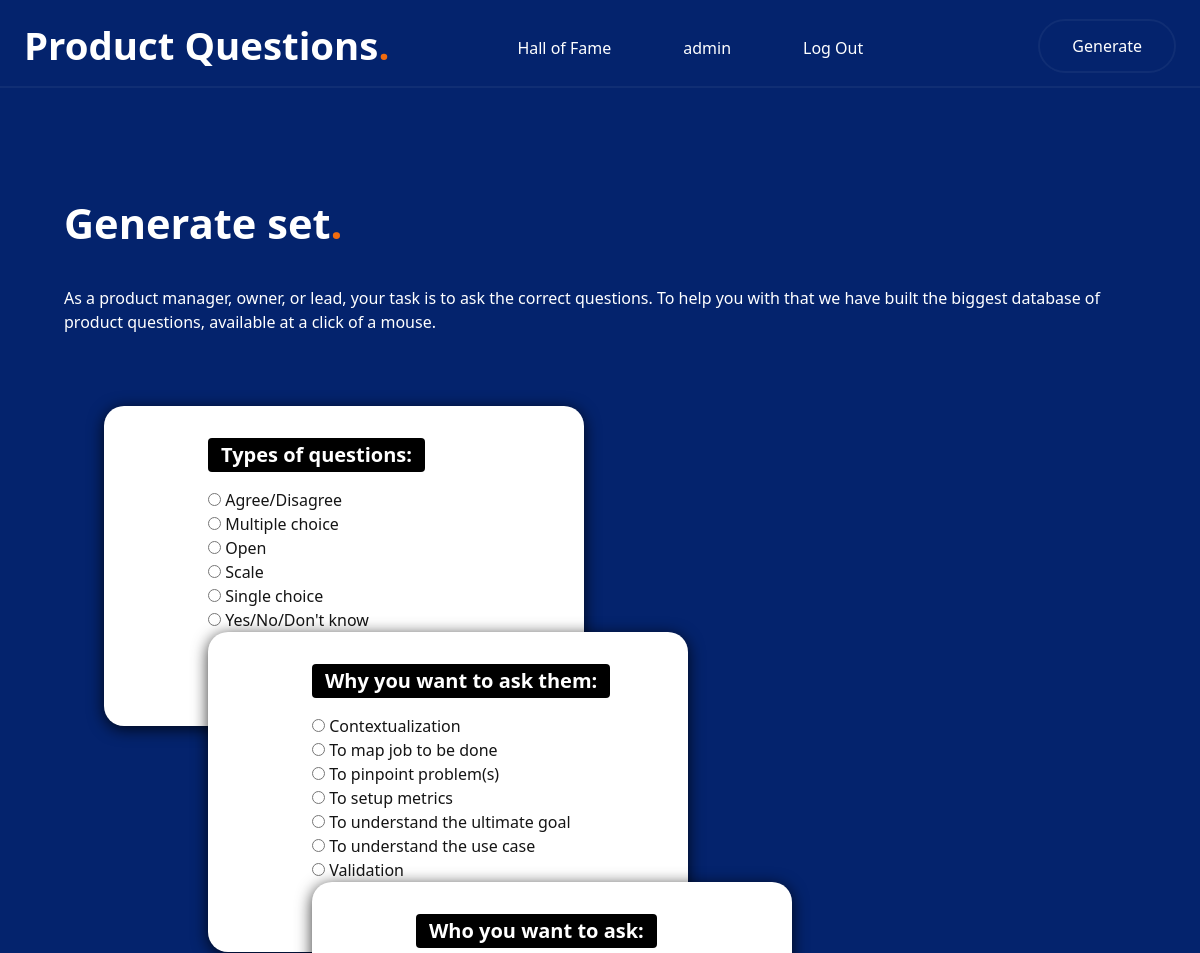
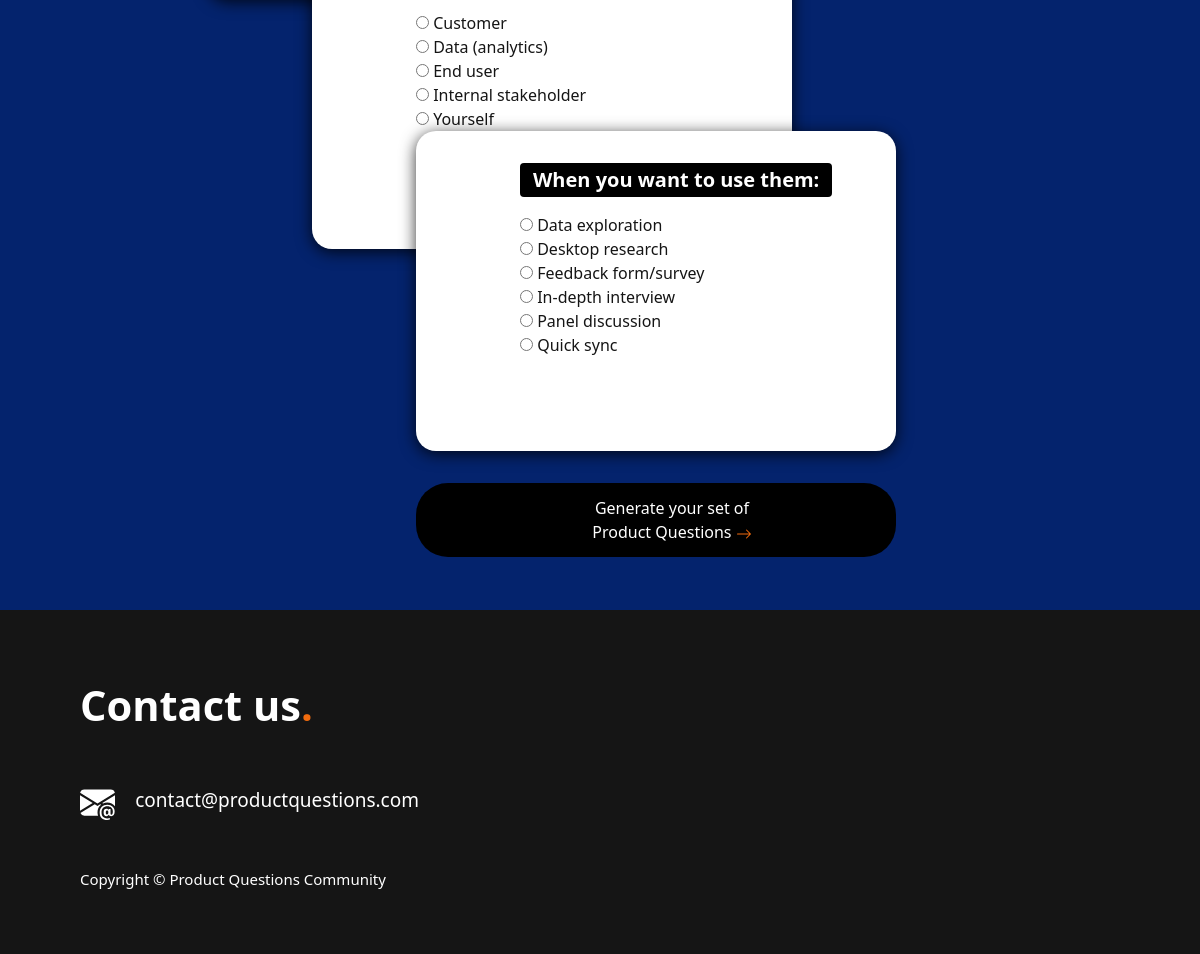
The app's page /generate (signed in) with its own data (2 pictures, top to bottom).
### PQ/models.py (models this page shows)
class User(AbstractUser):
    pass

class Type(models.Model):
    type = models.CharField(max_length=100)
    class Meta:
        ordering = ['type']
    def __str__(self):
        return self.type

class Why(models.Model):
    why = models.CharField(max_length=100)
    class Meta:
        ordering = ['why']
    def __str__(self):
        return self.why

class Who(models.Model):
    who = models.CharField(max_length=100)
    class Meta:
        ordering = ['who']
    def __str__(self):
        return self.who

class When(models.Model):
    when = models.CharField(max_length=100)
    class Meta:
        ordering = ['when']
    def __str__(self):
        return self.when

### PQ/views.py (the view)
# urls.py: path("generate", views.generate, name="generate"),
def generate(request):
    if request.method == "POST":
        form = Generate(request.POST)
        if request.user.is_authenticated:
            user_id = request.user.id
            user = User.objects.get(pk=user_id)
            if form.is_valid():
                    type1 = form.cleaned_data["type"]
                    why = form.cleaned_data["why"]
                    who = form.cleaned_data["who"]
                    when = form.cleaned_data["when"]
                    dateadded = datetime.now()
                    setofquestions_pre = Question.objects.filter(type=type1, why=why, who=who, when=when)
                    numberofselectedquestionsall = len(setofquestions_pre)
                    if numberofselectedquestionsall < 5:
                        setofquestions = random.sample(list(setofquestions_pre), k=numberofselectedquestionsall)
                    else:
                        setofquestions = random.sample(list(setofquestions_pre), k=5)
                    s = Set.objects.create(dategenerated = dateadded, user = user, type = type1, why = why, who = who, when = when)
                    s.save()
                    current_set = Set.objects.get(dategenerated = dateadded, user = user)
                    set_id = current_set.id
                    print(set_id)
                    for q in setofquestions:
                        print(q)
                        current_set.questions.add(q)
                    return HttpResponseRedirect(reverse("set", args=(set_id,)))
            else:
                return render(request, "PQ/set.html", {
                "error": "Ops. Something went wrong!"
                })
        else:
                user_id = 1
                user = User.objects.get(pk=user_id)
                if form.is_valid():
                        type1 = form.cleaned_data["type"]
                        why = form.cleaned_data["why"]
                        who = form.cleaned_data["who"]
                        when = form.cleaned_data["when"]
                        dateadded = datetime.now()
                        setofquestions_pre = Question.objects.filter(type=type1, why=why, who=who, when=when)[:5]
                        numberofselectedquestionsall = len(setofquestions_pre)
                        if numberofselectedquestionsall < 5:
                            setofquestions = random.sample(list(setofquestions_pre), k=numberofselectedquestionsall)
                        else:
                            setofquestions = random.sample(list(setofquestions_pre), k=5)
                        s = Set.objects.create(dategenerated = dateadded, user = user, type = type1, why = why, who = who, when = when)
                        s.save()
                        current_set = Set.objects.get(dategenerated = dateadded, user = user)
                        set_id = current_set.id
                        print(set_id)
                        for q in setofquestions:
                            current_set.questions.add(q)
                        return HttpResponseRedirect(reverse("set", args=(set_id,)))
                else:
                    return render(request, "PQ/set.html", {
                    "error": "Ops. Something went wrong!"
                    })
    else:
        return render(request, "PQ/generate.html", {
            "form": Generate(),
    })

### PQ/views.py
class Generate(ModelForm):
    class Meta:
        model = Set
        fields = ['type', 'why', 'who', 'when']
        widgets = {
            'type': forms.RadioSelect(),
            'why': forms.RadioSelect(),
            'who': forms.RadioSelect(),
            'when': forms.RadioSelect(),
        }
    template_name = "PQ/generate_snippet.html"
    error_messages = {
            NON_FIELD_ERRORS: {
                'must provide': "Please select at least one %(field_labels)s ",
            }
        }

### PQ/templates/PQ/generate.html (shortened to what this page needs)
{% extends "PQ/layout.html" %}
{% block body %}
<div>
    <link href="static/PQ/styles.css" rel="stylesheet">
    <div class="usercontainerhof">
        <div class="titlewhite">
            Generate set<span class="spanincolumns">.</span>
        </div>
        <div class="texttophof fw-lighter">
            As a product manager, owner, or lead, your task is to ask the correct questions.
            To help you with that we have built the biggest database of product questions, available at a click of a mouse.
        </div>
        <form id="formindex" action="{% url 'generate' %}" method="post">
            {{form}}
                </div>
                <div class="buttongeneratediv">
                <button type="submit" class="noborder button3 btn btn-outline-primary"> Generate your set of <br> Product Questions
                    <svg xmlns="http://www.w3.org/2000/svg" width="16" height="16" fill="#f16b0e" class="bi bi-arrow-right" viewBox="0 0 16 16">
                        <path fill-rule="evenodd" d="M1 8a.5.5 0 0 1 .5-.5h11.793l-3.147-3.146a.5.5 0 0 1 .708-.708l4 4a.5.5 0 0 1 0 .708l-4 4a.5.5 0 0 1-.708-.708L13.293 8.5H1.5A.5.5 0 0 1 1 8z"/>
                    </svg>
                </button>
                </div>
            </div>
        </form>
        </div>
    </div>
</div>
{% endblock %}

### PQ/templates/PQ/layout.html (shortened to what this page needs)
{% load static %}
<!DOCTYPE html>
<html lang="en">
    <head>
        <link href="https://cdn.jsdelivr.net/npm/bootstrap@5.1.3/dist/css/bootstrap.min.css" rel="stylesheet">
        <link href="static/PQ/styles.css" rel="stylesheet">
    </head>
    <body>
        <header class="primary-header">
            <nav class="navbar container">
                <a class="logo" href="{% url 'index' %}">Product Questions<span class="spanincolumns">.</span></a>
                <ul class="nav-list">
                    <li class="nav-item">
                        <a class="nav-link" href="{% url 'halloffame' %}">Hall of Fame</a>
                        </li>
                    {% if user.is_authenticated %}
                        <li>
                            <a class="nav-link" href="{% url 'user' %}">{{ user.username }}</a>
                        </li>
                        <li >
                            <a class="nav-link" href="{% url 'logout' %}">Log Out</a>
                        </li>
                    {% else %}
                        <li >
                            <a class="nav-link" href="{% url 'login' %}">Log In</a>
                        </li>
                    {% endif %}
                </ul>
                <a href="{% url 'generate' %}" class="button">Generate</a>
            </nav>
        </header>
        <div>
            {% block body %}
            {% endblock %}
        <footer class="footer">
            <div class="title1">
                Contact us<span class="spanincolumns">.</span>
            </div>
            <div class="footertext">
                <span style="padding-left: 1rem; font-size: 19px;">contact@productquestions.com</span>
                <div class="footercopyright fw-lighter">
                Copyright &#169; Product Questions Community
                </div>
            </div>
        </footer>
    </body>
</html>

### PQ/templates/PQ/generate_snippet.html (shortened to what this page needs)
    <div class="multiselect">
            {% for field in form %}
            <div class="fieldmultiselect">
                <p class="badgecolorblackbig badge">{{ field.label_tag }}</p>
                {{field}}
            {% endfor %}

### PQ/static/PQ/styles.css (style rules this page uses)
body { background-attachment: fixed; background-size: cover; height: 100%; }
a:link { text-decoration: none; color: #fff; }
.primary-header { position:fixed; top: 0; left: 0; z-index: 999; width: 100%; transition: background-color 0.5s; }
.container { max-width: 120rem; margin-inline: auto; padding-inline: 1.5rem; }
.navbar { height: 5.5rem; display: flex; align-items: center; justify-content: space-between; border-bottom: 2px solid rgba(255, 255, 255, 0.05); transition: 0.25s; color: #fff; }
.logo { font-size: 2.4rem; font-weight: 800; color: #151515; }
.nav-list { list-style: none; display: flex; gap: 2.5rem; margin-left: 5rem; margin-right: auto; padding-top: 20px; }
.nav-link { transition: color .25s; text-align: left; color: #d3d3d3; }
.button { border: 2px solid rgba(255, 255, 255, 0.05); display: inline-block; color: #f16b0e; padding: 0.8rem 2rem; border-radius: 2rem; transition: background-color 0.25s; }
.footer { background-color: #151515; color: #fff; }
.footertext { background-color: #151515; color: #fff; padding-left: 5rem; }
.footercopyright { background-color: #151515; color: #fff; padding-top: 3rem; padding-bottom: 4rem; font-size: 15px; }
.noborder { border:0cm }
.spanincolumns { color: #f16b0e; }
.title1 { margin: 3rem; margin-top: 4rem; padding-left: 2rem; display: inline-block; font-size: 2.6rem; font-weight: 800; }
.multiselect { font-size: 1rem; padding-bottom: 5rem; padding-top: 2rem; padding-left: 2.5rem; text-align: left; position: static; width: 100%; padding-top: 0.5rem; }
.fieldmultiselect { font-size: 1rem; padding-bottom: 2rem; padding-top: 2rem; padding-left: 6.5rem; padding-right: 3rem; margin-bottom: 2rem; background-color: #fff; color: #151515; font-weight: 300; width: 30rem; height: 20rem; text-align: left; display: inline-block; position: relative; border-radius:20px; box-shadow: 0 3px 1rem rgba(0, 0, 0, 0.8); }
.button3 { display: inline-block; color: #fff; background-color: black; padding: 0.8rem 5rem; border-color: #fff; border-radius: 2rem; transition: background-color 0.25s; width: 30rem; padding-left: 7rem; }
.badgecolorblackbig { background-color:black; font-size: 1.25rem; }
.usercontainerhof { padding-top: 8rem; text-align: left; color:#fff; justify-content: center; display: flex; width: 100%; background-color: #04236d; display: inline-block; padding-left: 4rem; }
.texttophof { padding-bottom: 4rem; padding-right: 4rem; }
.titlewhite { margin: 2rem; margin-top: 4rem; margin-left: 0rem; display: inline-block; font-size: 2.6rem; font-weight: 800; color: #fff; }

### records on screen
User: username "admin"
Type: form "☐ Agree/Disagree ☐ Multiple choice ☐ Open ☐ Scale ☐ Single choice ☐ Yes/No/Don't know"
Why: form "☐ Contextualization ☐ To map job to be done ☐ To pinpoint problem(s) ☐ To setup metrics ☐ To understand the ultimate goa ☐ To understand the use case ☐ Validation"
Who: form "☐ Customer ☐ Data (analytics) ☐ End user ☐ Internal stakeholder ☐ Yourself"
When: form "☐ Data exploration ☐ Desktop research ☐ Feedback form/survey ☐ In-depth interview ☐ Panel discussion ☐ Quick sync"

### other values on screen
{{ field.label_tag }} "Types of questions:" "Why you want to ask them:" "Who you want to ask:" "When you want to use them:"
